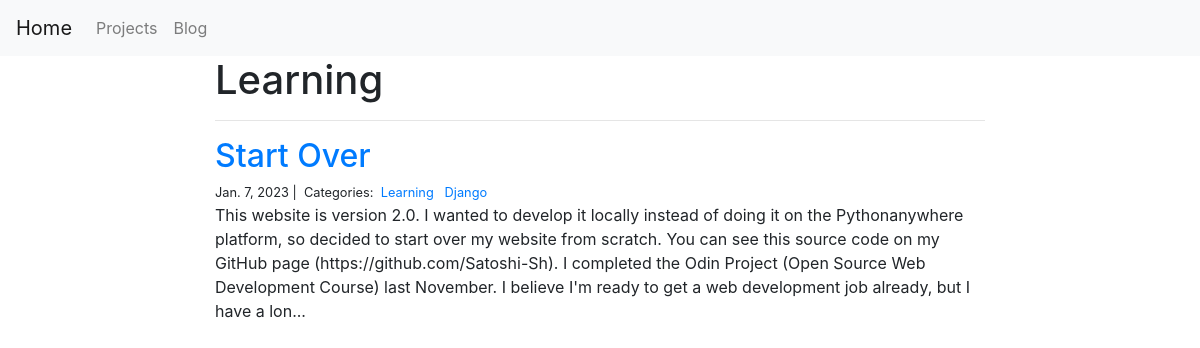
Screenshot of /blog/Learning/ with the database file from the repository.
### blog/models.py (models this page shows, shortened)
class Category(models.Model):
    name = models.CharField(max_length=20)

class Post(models.Model):
    title = models.CharField(max_length=255)
    body = models.TextField()
    created_on = models.DateTimeField(auto_now_add=True)
    last_modified = models.DateTimeField(auto_now=True)
    categories = models.ManyToManyField('Category', related_name='posts')
    image= models.URLField(max_length=250)

### blog/views.py (the view)
# urls.py: path("<category>/", views.category, name="category"),
def category(request, category):
    posts = Post.objects.filter(
        categories__name__contains=category
    ).order_by(
        '-created_on'
    )
    context = {
        "category": category,
        "posts": posts
    }
    return render(request, "blog/category.html", context)

### blog/templates/blog/category.html
{% extends "base.html" %}
{% block page_content %}
<div class="col-md-8 offset-md-2">
    <h1>{{ category | title }}</h1>
    <hr>
    {% for post in posts %}
        <h2><a href="{% url 'detail' post.pk%}">{{ post.title }}</a></h2>
        <small>
            {{ post.created_on.date }} |&nbsp;
            Categories:&nbsp;
            {% for category in post.categories.all %}
            <a href="{% url 'category' category.name %}">
                {{ category.name }}
            </a>&nbsp;
            {% endfor %}
        </small>
        <p>{{ post.body | slice:":400" }}...</p>
    {% endfor %}
</div>
{% endblock %}

### rows the page displays
Category: name "Learning"
Post: title "Start Over", created_on "Jan. 7, 2023", body "This website is version 2.0. I wanted to develop it locally instead of doing it on the Pythonanywhere platform, so decided to start over my website from scratch. You can see this source code on my GitHub page (https://github.com/Satoshi-Sh). I completed the Odin Project (Open Source Web Development Course) last November. I believe I'm ready to get a web development job already, but I have a lon"
Category: name "Django"
